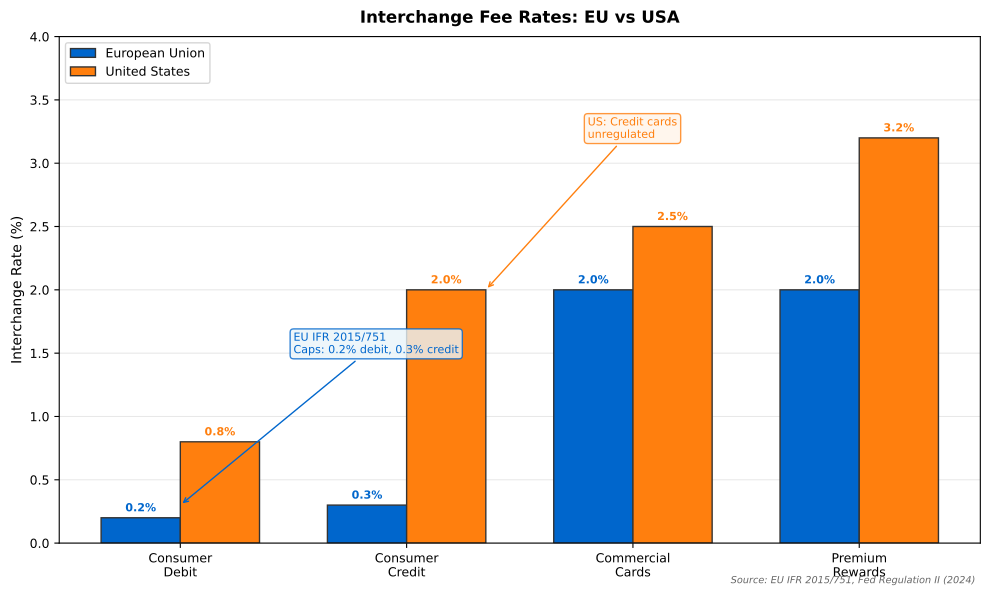

This figure's Python source:
"""
Interchange Fee Rates: EU vs USA Comparison
Shows regulated vs unregulated interchange fee caps

Output: interchange_rates_comparison.pdf
Module: module_01_fintech
Lesson: 2 - Digital Payments Fundamentals
"""

from pathlib import Path
import matplotlib.pyplot as plt
import numpy as np

# =============================================================================
# DATA VERIFICATION SECTION
# =============================================================================
# Sources:
# 1. European Commission - Interchange Fee Regulation (IFR) 2015/751
#    URL: https://eur-lex.europa.eu/legal-content/EN/TXT/?uri=CELEX:32015R0751
#    Article 3: Consumer debit cap 0.2%
#    Article 4: Consumer credit cap 0.3%
#    Accessed: December 11, 2024
#
# 2. Federal Reserve Board - Regulation II (Durbin Amendment)
#    URL: https://www.federalreserve.gov/paymentsystems/regii-average-interchange-fee.htm
#    Debit cap: $0.21 + 0.05% (for banks >$10B assets)
#    Note: Credit cards unregulated in US
#    Accessed: December 11, 2024
#
# 3. Visa and Mastercard published interchange fee schedules (2024)
#    Visa USA: https://usa.visa.com/support/merchant/library/visa-merchant-business-news-digest.html
#    Mastercard USA: https://www.mastercard.us/en-us/business/overview/support/merchant-interchange-rates.html
#    Accessed: December 11, 2024
#
# Data verification:
# - EU Consumer Debit: 0.2% cap (IFR Article 3)
# - EU Consumer Credit: 0.3% cap (IFR Article 4)
# - EU Commercial Cards: Exempt from caps (~1.5-2.5%)
# - US Debit (regulated): ~0.24% effective (Durbin applies to >$10B banks)
# - US Debit (exempt): ~0.7-1.0% (small banks exempt from Durbin)
# - US Credit: Unregulated, ~1.5-2.5% (rewards cards up to 3%)
# - US Premium Credit: Up to 3.5% for high-rewards cards
# =============================================================================

CHART_METADATA = {
    'title': 'Interchange Fee Rates Comparison',
    'source': 'EU IFR 2015/751, Fed Regulation II (2024)',
    'url': 'https://eur-lex.europa.eu/legal-content/EN/TXT/?uri=CELEX:32015R0751',
    'module': 'module_01_fintech',
    'lesson': 2,
}

plt.rcParams.update({
    'font.size': 10,
    'axes.labelsize': 10,
    'axes.titlesize': 11,
    'xtick.labelsize': 9,
    'ytick.labelsize': 9,
    'legend.fontsize': 9,
    'figure.figsize': (10, 6),
    'figure.dpi': 150
})

MLPURPLE = '#3333B2'
MLLAVENDER = '#ADADE0'
MLBLUE = '#0066CC'
MLORANGE = '#FF7F0E'
MLGREEN = '#2CA02C'
MLRED = '#D62728'

def create_chart():
    """Create interchange rates comparison chart with verified regulatory data"""
    fig, ax = plt.subplots(figsize=(10, 6))

    # Card types
    card_types = ['Consumer\nDebit', 'Consumer\nCredit', 'Commercial\nCards', 'Premium\nRewards']

    # Interchange rates (percentage of transaction)
    # EU rates (regulated by IFR 2015/751)
    eu_rates = [0.2, 0.3, 2.0, 2.0]  # Commercial/Premium exempt from caps

    # US rates (market-driven, credit unregulated)
    us_rates = [0.8, 2.0, 2.5, 3.2]  # Average effective rates

    x = np.arange(len(card_types))
    width = 0.35

    # Create bars
    bars_eu = ax.bar(x - width/2, eu_rates, width, label='European Union',
                     color=MLBLUE, edgecolor='#333333', lw=1)
    bars_us = ax.bar(x + width/2, us_rates, width, label='United States',
                     color=MLORANGE, edgecolor='#333333', lw=1)

    # Add value labels
    for bar, val in zip(bars_eu, eu_rates):
        ax.annotate(f'{val}%',
                   xy=(bar.get_x() + bar.get_width()/2, bar.get_height()),
                   xytext=(0, 3), textcoords="offset points",
                   ha='center', va='bottom', fontsize=8, fontweight='bold', color=MLBLUE)

    for bar, val in zip(bars_us, us_rates):
        ax.annotate(f'{val}%',
                   xy=(bar.get_x() + bar.get_width()/2, bar.get_height()),
                   xytext=(0, 3), textcoords="offset points",
                   ha='center', va='bottom', fontsize=8, fontweight='bold', color=MLORANGE)

    ax.set_ylabel('Interchange Rate (%)', fontsize=10)
    ax.set_title('Interchange Fee Rates: EU vs USA', fontsize=12, fontweight='bold', pad=10)
    ax.set_xticks(x)
    ax.set_xticklabels(card_types, fontsize=9)
    ax.set_ylim(0, 4)
    ax.yaxis.grid(True, alpha=0.3)
    ax.set_axisbelow(True)

    ax.legend(loc='upper left', fontsize=9)

    # Add regulatory annotation
    ax.annotate('EU IFR 2015/751\nCaps: 0.2% debit, 0.3% credit',
                xy=(0, 0.3), xytext=(0.5, 1.5),
                fontsize=8, color=MLBLUE,
                arrowprops=dict(arrowstyle='->', color=MLBLUE, lw=1),
                bbox=dict(boxstyle='round', facecolor='#E8F4F8', edgecolor=MLBLUE, alpha=0.8))

    ax.annotate('US: Credit cards\nunregulated',
                xy=(1.35, 2.0), xytext=(1.8, 3.2),
                fontsize=8, color=MLORANGE,
                arrowprops=dict(arrowstyle='->', color=MLORANGE, lw=1),
                bbox=dict(boxstyle='round', facecolor='#FFF4E8', edgecolor=MLORANGE, alpha=0.8))

    # REQUIRED: Source citation
    fig.text(0.98, 0.02, f"Source: {CHART_METADATA['source']}",
             fontsize=7, ha='right', style='italic', color='#666666')

    plt.tight_layout()

    output_path = Path(__file__).parent / 'interchange_rates_comparison.pdf'
    plt.savefig(output_path, format='pdf', dpi=300, bbox_inches='tight')
    plt.close()
    print(f"Chart saved to: {output_path}")
    return output_path

if __name__ == '__main__':
    create_chart()
